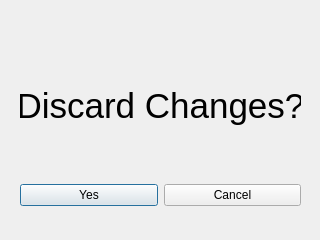
<?xml version="1.0" encoding="UTF-8"?>
<ui version="4.0">
 <class>exitDialog</class>
 <widget class="QDialog" name="exitDialog">
  <property name="geometry">
   <rect>
    <x>0</x>
    <y>0</y>
    <width>320</width>
    <height>240</height>
   </rect>
  </property>
  <property name="windowTitle">
   <string>Dialog</string>
  </property>
  <widget class="QLabel" name="label">
   <property name="geometry">
    <rect>
     <x>20</x>
     <y>70</y>
     <width>281</width>
     <height>71</height>
    </rect>
   </property>
   <property name="font">
    <font>
     <pointsize>26</pointsize>
    </font>
   </property>
   <property name="text">
    <string>Discard Changes?</string>
   </property>
   <property name="alignment">
    <set>Qt::AlignCenter</set>
   </property>
  </widget>
  <widget class="QWidget" name="horizontalLayoutWidget">
   <property name="geometry">
    <rect>
     <x>20</x>
     <y>150</y>
     <width>281</width>
     <height>91</height>
    </rect>
   </property>
   <layout class="QHBoxLayout" name="horizontalLayout">
    <item>
     <widget class="QPushButton" name="yesButton">
      <property name="text">
       <string>Yes</string>
      </property>
     </widget>
    </item>
    <item>
     <widget class="QPushButton" name="cancelButton">
      <property name="text">
       <string>Cancel</string>
      </property>
     </widget>
    </item>
   </layout>
  </widget>
 </widget>
 <resources/>
 <connections/>
</ui>
